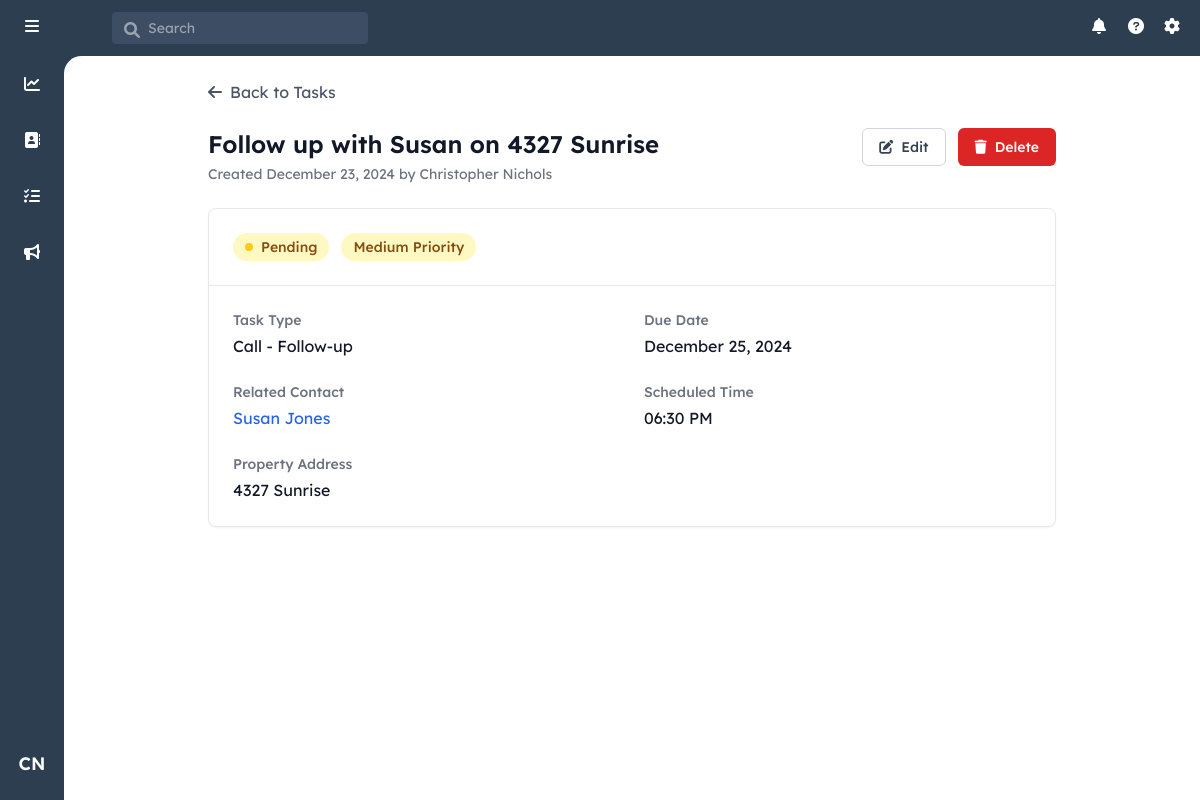
Page /tasks/2 (signed in) on the committed database.
### models.py (models this page shows, shortened)
class User(UserMixin, db.Model):
    id = db.Column(db.Integer, primary_key=True)
    username = db.Column(db.String(80), unique=True, nullable=False)
    email = db.Column(db.String(120), unique=True, nullable=False)
    password_hash = db.Column(db.String(128))
    first_name = db.Column(db.String(80), nullable=False)
    last_name = db.Column(db.String(80), nullable=False)
    role = db.Column(db.String(20), nullable=False, default='agent')
    created_at = db.Column(db.DateTime, nullable=False, default=datetime.utcnow)
    last_login = db.Column(db.DateTime)

class Task(db.Model):
    id = db.Column(db.Integer, primary_key=True)
    contact_id = db.Column(db.Integer, db.ForeignKey('contact.id'), nullable=False)
    assigned_to_id = db.Column(db.Integer, db.ForeignKey('user.id'), nullable=False)
    created_by_id = db.Column(db.Integer, db.ForeignKey('user.id'), nullable=False)
    type_id = db.Column(db.Integer, db.ForeignKey('task_type.id'), nullable=False)
    subtype_id = db.Column(db.Integer, db.ForeignKey('task_subtype.id'), nullable=False)
    subject = db.Column(db.String(200), nullable=False)
    description = db.Column(db.Text)
    priority = db.Column(db.String(20), nullable=False, default='medium')  # low, medium, high
    status = db.Column(db.String(20), nullable=False, default='pending')  # pending, completed, cancelled
    outcome = db.Column(db.Text)  # Notes about what happened when task was completed
    created_at = db.Column(db.DateTime, nullable=False, default=datetime.utcnow)
    due_date = db.Column(db.DateTime, nullable=False)
    completed_at = db.Column(db.DateTime)
    property_address = db.Column(db.String(200))  # If task is related to specific property
    scheduled_time = db.Column(db.DateTime)  # For meetings/showings
    reminder_sent = db.Column(db.Boolean, default=False)
    contact = db.relationship('Contact', backref=db.backref('tasks', lazy=True))
    assigned_to = db.relationship('User', foreign_keys=[assigned_to_id], backref='assigned_tasks')
    created_by = db.relationship('User', foreign_keys=[created_by_id], backref='created_tasks')
    task_type = db.relationship('TaskType')
    task_subtype = db.relationship('TaskSubtype')

class TaskType(db.Model):
    id = db.Column(db.Integer, primary_key=True)
    name = db.Column(db.String(50), nullable=False)  # e.g., 'Call', 'Email', 'Meeting', 'Showing', 'Follow-up'
    sort_order = db.Column(db.Integer, nullable=False)
    subtypes = db.relationship('TaskSubtype', backref='task_type', lazy=True)

class TaskSubtype(db.Model):
    id = db.Column(db.Integer, primary_key=True)
    task_type_id = db.Column(db.Integer, db.ForeignKey('task_type.id'), nullable=False)
    name = db.Column(db.String(50), nullable=False)  # e.g., for Call: 'Check-in', 'Schedule Showing', 'Discuss Offer'
    sort_order = db.Column(db.Integer, nullable=False)

class Contact(db.Model):
    id = db.Column(db.Integer, primary_key=True)
    user_id = db.Column(db.Integer, db.ForeignKey('user.id'), nullable=False)
    first_name = db.Column(db.String(80), nullable=False)
    last_name = db.Column(db.String(80), nullable=False)
    email = db.Column(db.String(120))
    phone = db.Column(db.String(20))
    street_address = db.Column(db.String(200))
    city = db.Column(db.String(100))
    state = db.Column(db.String(50))
    zip_code = db.Column(db.String(20))
    notes = db.Column(db.Text)
    created_at = db.Column(db.DateTime, nullable=False, default=datetime.utcnow)
    updated_at = db.Column(db.DateTime, nullable=False, default=datetime.utcnow,
                          onupdate=datetime.utcnow)
    potential_commission = db.Column(db.Numeric(10, 2), nullable=False, default=5000.00)
    owner = db.relationship('User', backref=db.backref('contacts', lazy=True))
    groups = db.relationship('ContactGroup',
                           secondary=contact_groups,
                           back_populates='contacts',
                           lazy='joined')

### routes/tasks.py (the view, shortened to what this page needs)
@tasks_bp.route('/tasks/<int:task_id>')
@login_required
def view_task(task_id):
    task = Task.query.options(
        joinedload(Task.contact),
        joinedload(Task.task_type),
        joinedload(Task.task_subtype)
    ).get_or_404(task_id)
    contacts = Contact.query.all()
    task_types = TaskType.query.all()
    task_subtypes = TaskSubtype.query.filter_by(task_type_id=task.task_type.id).all()
    return render_template('view_task.html',
                         task=task,
                         contacts=contacts,
                         task_types=task_types,
                         task_subtypes=task_subtypes)

### app.py (called while the page is built)
def create_app():
    app = Flask(__name__)
    app.config.from_object('config.Config')
    db.init_app(app)
    login_manager = LoginManager()
    login_manager.init_app(app)
    login_manager.login_view = 'auth.login'
    mail = Mail()
    mail.init_app(app)
    @login_manager.user_loader
    def load_user(user_id):
        return User.query.get(int(user_id))
    register_blueprints(app)
    return app

### templates/view_task.html (shortened to what this page needs)
{% extends "base.html" %}
{% block content %}
<div class="p-6 max-w-4xl mx-auto">
    <div class="flex items-center mb-6">
        <a href="{{ url_for('tasks.tasks') }}" class="flex items-center text-gray-600 hover:text-gray-900">
            <i class="fas fa-arrow-left mr-2"></i>
            Back to Tasks
        </a>
    </div>
    <div class="flex justify-between items-start mb-6">
        <div>
            <h1 id="viewTaskSubject" class="text-2xl font-semibold text-gray-900">{{ task.subject }}</h1>
            <p class="mt-1 text-sm text-gray-500">Created {{ task.created_at.strftime('%B %d, %Y') }} by {{ task.created_by.first_name }} {{ task.created_by.last_name }}</p>
        </div>
        <div class="flex space-x-3">
            <button id="editButton" onclick="toggleEditMode()"
                    class="inline-flex items-center px-4 py-2 border border-gray-300 rounded-md text-sm font-medium text-gray-700 bg-white hover:bg-gray-50">
                <i class="fas fa-edit mr-2"></i>
                Edit
            </button>
            <button onclick="deleteTask({{ task.id }})"
                    class="inline-flex items-center px-4 py-2 bg-red-600 border border-transparent rounded-md text-sm font-medium text-white hover:bg-red-700">
                <i class="fas fa-trash mr-2"></i>
                Delete
            </button>
        </div>
    </div>
    <div class="bg-white rounded-lg border shadow-sm">
        <div id="viewTaskInfo">
            <div class="p-6 border-b">
                <div class="flex items-center space-x-3">
                    <span class="inline-flex items-center px-3 py-1 rounded-full text-sm font-medium
                        {% if task.status == 'completed' %}
                            bg-green-100 text-green-800
                        {% else %}
                            bg-yellow-100 text-yellow-800
                        {% endif %}">
                        <span class="h-2 w-2 mr-2 rounded-full
                            {% if task.status == 'completed' %}bg-green-400{% else %}bg-yellow-400{% endif %}">
                        </span>
                        {{ task.status|capitalize }}
                    </span>
                    <span class="inline-flex items-center px-3 py-1 rounded-full text-sm font-medium
                        {% if task.priority == 'high' %}
                            bg-red-100 text-red-800
                        {% elif task.priority == 'medium' %}
                            bg-yellow-100 text-yellow-800
                        {% else %}
                            bg-green-100 text-green-800
                        {% endif %}">
                        {{ task.priority|capitalize }} Priority
                    </span>
                </div>
            </div>
            <div class="grid grid-cols-2 gap-6 p-6">
                <div>
                    <h3 class="text-sm font-medium text-gray-500 mb-1">Task Type</h3>
                    <p class="text-gray-900">{{ task.task_type.name }} - {{ task.task_subtype.name }}</p>
                </div>
                <div>
                    <h3 class="text-sm font-medium text-gray-500 mb-1">Due Date</h3>
                    <p class="text-gray-900">{{ task.due_date.strftime('%B %d, %Y') }}</p>
                </div>
                <div>
                    <h3 class="text-sm font-medium text-gray-500 mb-1">Related Contact</h3>
                    <a href="#"
                       onclick="openContactModal({{ task.contact.id }}); return false;"
                       class="text-blue-600 hover:text-blue-800">
                        {{ task.contact.first_name }} {{ task.contact.last_name }}
                    </a>
                </div>
                {% if task.scheduled_time %}
                <div>
                    <h3 class="text-sm font-medium text-gray-500 mb-1">Scheduled Time</h3>
                    <p class="text-gray-900">{{ task.scheduled_time.strftime('%I:%M %p') }}</p>
                </div>
                {% endif %}
                {% if task.property_address %}
                <div>
                    <h3 class="text-sm font-medium text-gray-500 mb-1">Property Address</h3>
                    <p class="text-gray-900">{{ task.property_address }}</p>
                </div>
                {% endif %}
            </div>
        </div>
    </div>
</div>
{% endblock %}

### templates/base.html (shortened to what this page needs)
<!DOCTYPE html>
<html lang="en">
<head>
    <script src="https://cdn.tailwindcss.com"></script>
    <link rel="stylesheet" href="https://cdnjs.cloudflare.com/ajax/libs/font-awesome/6.0.0/css/all.min.css">
</head>
<body class="h-screen flex flex-col bg-[#2d3e50]">
<header class="text-white h-14 items-center justify-between hidden md:flex">
    <div class="flex items-center space-x-12">
        <div class="w-16 flex justify-center pl-1.5">
            <i class="fas fa-bars h-5 w-5"></i>
        </div>
        <div class="relative">
            <i class="fas fa-search h-4 w-4 absolute left-3 top-2.5 text-gray-400"></i>
            <input
                type="text"
                placeholder="Search"
                class="bg-[#3d4d63] text-sm rounded pl-9 pr-4 py-1.5 w-64 focus:outline-none"
            >
        </div>
    </div>
    <div class="flex items-center space-x-4 pr-4 relative">
        {% if current_user.is_authenticated %}
            <i class="fas fa-bell h-5 w-5"></i>
            <i class="fas fa-question-circle h-5 w-5"></i>
            <i class="fas fa-cog h-5 w-5"></i>
        {% else %}
            <a href="{{ url_for('auth.login') }}" class="text-white hover:text-gray-200">
                <i class="fas fa-sign-in-alt h-5 w-5"></i>
            </a>
        {% endif %}
    </div>
</header>
<div class="flex flex-1 overflow-hidden relative">
    <aside class="w-16 flex-col items-center py-4 z-10 hidden md:flex">
        <div class="relative group mb-8">
            <a href="{{ url_for('main.dashboard') }}" class="p-2.5 rounded-lg hover:bg-[#3d4d63]">
                <i class="fas fa-chart-line text-white"></i>
            </a>
        </div>
        <div class="relative group mb-8">
            <a href="{{ url_for('main.index') }}" class="p-2.5 rounded-lg hover:bg-[#3d4d63]">
                <i class="fas fa-address-book text-white"></i>
            </a>
        </div>
        <div class="relative group mb-8">
            <a href="{{ url_for('tasks.tasks') }}" class="p-2.5 rounded-lg hover:bg-[#3d4d63]">
                <i class="fas fa-tasks text-white"></i>
            </a>
        </div>
        <div class="relative group mb-8">
            <a href="#" class="p-2.5 rounded-lg hover:bg-[#3d4d63]">
                <i class="fas fa-bullhorn text-white"></i>
            </a>
        </div>
        {% if current_user.is_authenticated %}
            <div class="relative group">
                <button
                    id="userIcon"
                    class="w-10 h-10 rounded-full hover:bg-[#3d4d63] text-white flex items-center justify-center text-lg font-semibold transition-colors duration-200"
                >
                    {{ current_user.first_name[0] }}{{ current_user.last_name[0] }}
                </button>
            </div>
        {% endif %}
    </aside>
    <main class="flex-1 overflow-auto bg-white md:absolute inset-0 md:ml-16 md:rounded-tl-[1.1rem] pb-14 md:pb-0">
        <div class="content-wrapper">
            {% block content %}{% endblock %}
        </div>
    </main>
</div>
</body>
</html>

### templates/base.html (style rules this page uses)
body { font-family: "Lexend Deca", Helvetica, Arial, sans-serif; }

### rows in the picture
User: first_name "C", last_name "N", created_by.first_name "Christopher", created_by.last_name "Nichols"
Task: subject "Follow up with Susan on 4327 Sunrise", created_at "December 23, 2024", status "Pending", priority "Medium", due_date "December 25, 2024", scheduled_time "06:30 PM", property_address "4327 Sunrise"
TaskType: task_type.name "Call"
TaskSubtype: task_subtype.name "Follow-up"
Contact: contact.first_name "Susan", contact.last_name "Jones"
